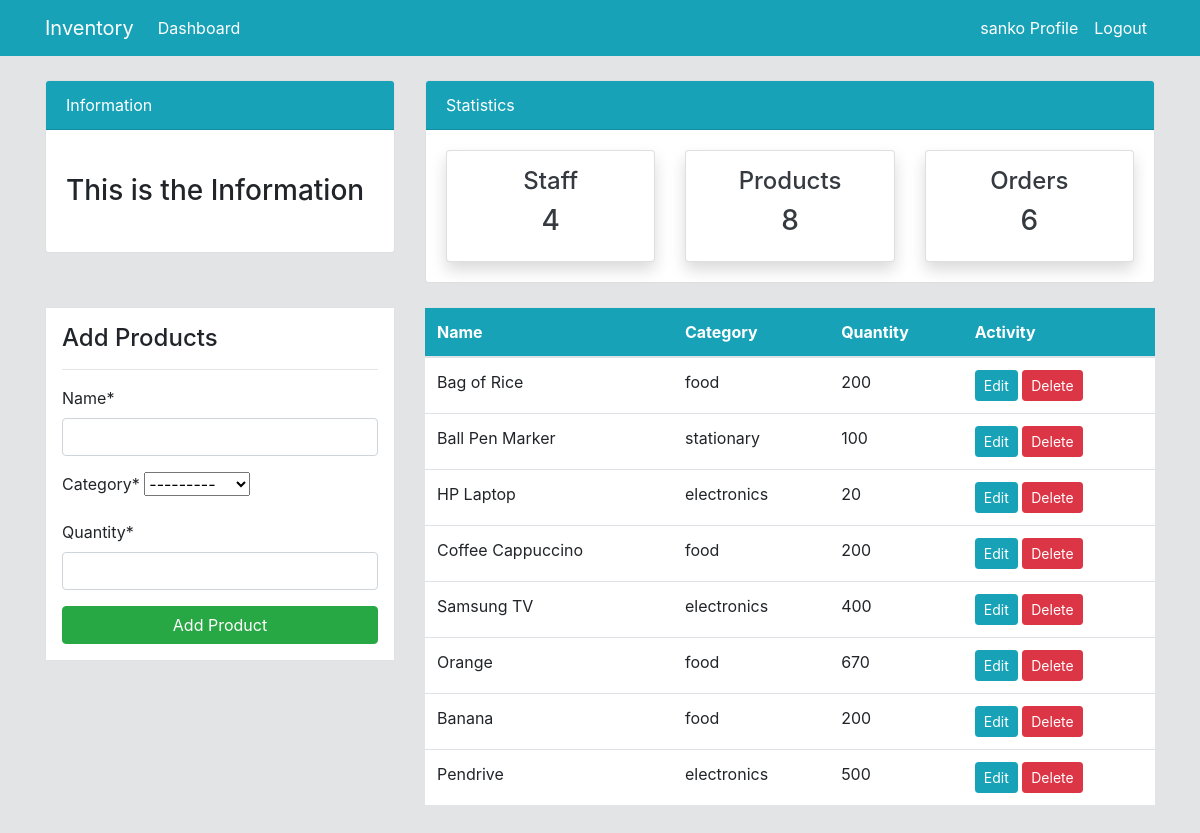
Screenshot of /dashboard/product/ (signed in) with the database file from the repository.
### dashboard/models.py (models this page shows, shortened)
class Product(models.Model):
    name = models.CharField(max_length=100)
    category = models.CharField(max_length=20 , choices=CATEGORIES , null=True)
    quantity = models.PositiveIntegerField(null=True)
    class Meta:
        verbose_name_plural = 'Product'

### dashboard/views.py (the view)
# urls.py: path("product/", views.product, name="product"),
@login_required
def product(request):
    items = Product.objects.all()
    workers_count = User.objects.all().count()
    orders_count = Order.objects.all().count()
    products_count = items.count()
    if request.method == "POST":
        form = ProductForm(request.POST)
        if form.is_valid():
            form.save()
            product_name = form.cleaned_data.get("name")
            messages.success(request, f"{product_name} has been added")
            return redirect("dashboard:product")
    else:
        form = ProductForm()
    context = {
        "items": items,
        "form": form,
        "workers_count": workers_count,
        "orders_count": orders_count,
        "products_count": products_count,
    }
    return render(request, "dashboard/product.html", context)

### dashboard/forms.py
class ProductForm(forms.ModelForm):
    class Meta:
        model = Product
        fields = ["name", "category", "quantity"]

### templates/dashboard/product.html (shortened to what this page needs)
{% extends "partials/base.html" %}
{% block content %}
{% load crispy_forms_tags %}
{% include "partials/topnav.html" %}
    <div class="container">
        <div class="row my-4">
            <div class="col-md-4">
                <div class="border bg-white p-3">
                    <h4>Add Products</h4>
                    <hr>
                    <form method="POST">
                        {{ form|crispy }}
                        <input class="btn btn-success btn-block" type="submit" value="Add Product">
                    </form>
                </div>
            </div>
            <div class="col-md-8">
                <table class="table bg-white">
                    <thead class="bg-info">
                        <tr class="text-white">
                            <th scope="col">Name</th>
                            <th scope="col">Category</th>
                            <th scope="col">Quantity</th>
                            <th scope="col">Activity</th>
                        </tr>
                    </thead>
                    <tbody>
                        {% for item in items %}
                        <tr>
                            <td>{{ item.name }}</td>
                            <td>{{ item.category }}</td>
                            <td>{{ item.quantity }}</td>
                            <td>
                                <a class="btn btn-info btn-sm" href="{% url "dashboard:product_update" item.id %}">Edit</a>
                                <a class="btn btn-danger btn-sm" href="{% url "dashboard:product_delete" item.id %}">Delete</a>
                            </td>
                        </tr>
                        {% endfor %}
                    </tbody>
                </table>
            </div>
        </div>
    </div>
{% endblock %}

### templates/partials/nav.html (shortened to what this page needs)
<nav class="navbar navbar-expand-lg navbar-info bg-info">
    {% if user.is_authenticated %}
        <div class="container">
            <a class="navbar-brand text-white" href="{% url "dashboard:index" %}">Inventory</a>
            <div class="collapse navbar-collapse" id="navbarSupportedContent">
                <ul class="navbar-nav mr-auto">
                    <li class="nav-item active">
                        <a class="nav-link text-white" href="{% url "dashboard:index" %}">Dashboard </a>
                    </li>
                </ul>
                <ul class="navbar-nav ml-auto">
                    <li class="nav-item active">
                        <a class="nav-link text-white" href="{% url "user:profile" %}">{{ user.username }} Profile </a>
                    </li>
                    <li class="nav-item">
                        <a class="nav-link text-white" href="{% url "user:logout" %}">Logout</a>
                    </li>
                </ul>
    {% endif %}
            </div>
        </div>
    </nav>

### static/style.css (style rules this page uses)
body { background: rgb(227, 228, 230); }

### rows the page displays
Product: name "Bag of Rice", category "food", quantity "200"
Product: name "Ball Pen Marker", category "stationary", quantity "100"
Product: name "HP Laptop", category "electronics", quantity "20"
Product: name "Coffee Cappuccino", category "food", quantity "200"
Product: name "Samsung TV", category "electronics", quantity "400"
Product: name "Orange", category "food", quantity "670"
Product: name "Banana", category "food", quantity "200"
Product: name "Pendrive", category "electronics", quantity "500"

### other values shown
{{ user.username }} "sanko"
{{ workers_count }} "4"
{{ products_count }} "8"
{{ orders_count }} "6"
